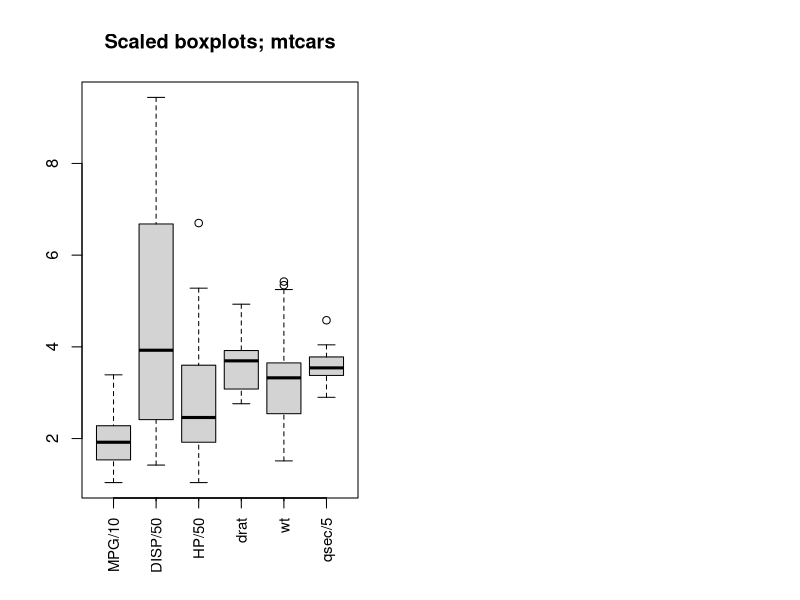
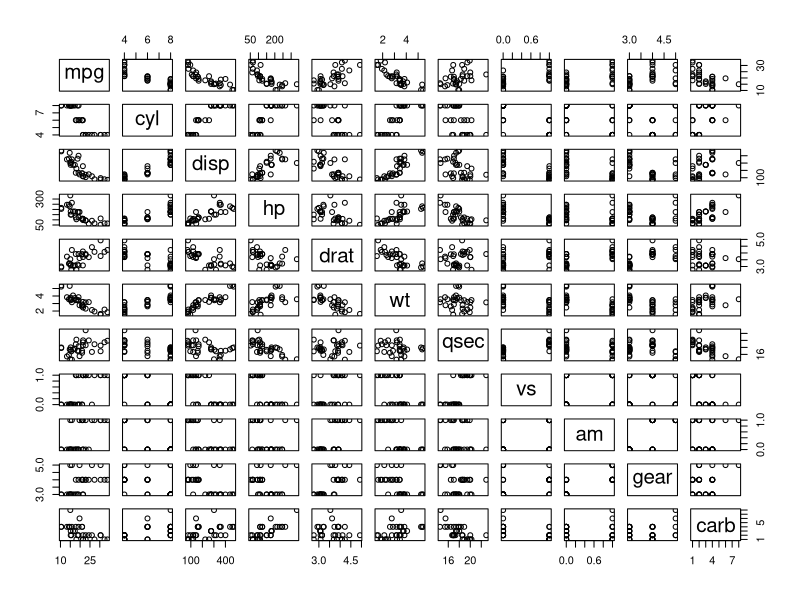
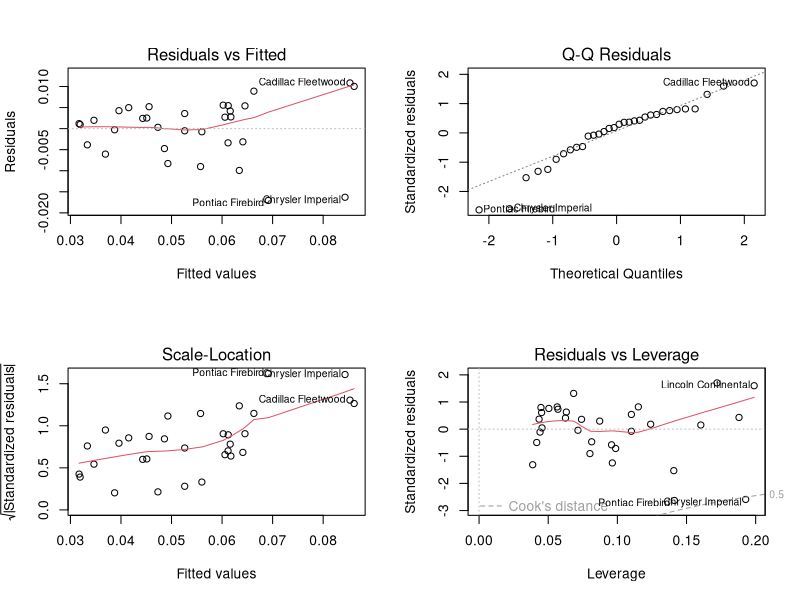

Generate these figures, in order, with R:
## ---- chunk 1
library(datasets)
data(mtcars)
## ---- chunk 2
par(mfrow = c(1, 2))
with(mtcars, boxplot(mpg/10, disp/50, hp/50, drat, wt, qsec/5, main = "Scaled boxplots; mtcars"), xlab = "Continuous variable", ylab = "Scale (adjusted to allow simultaneous display")
axisnames <- c("MPG/10", "DISP/50", "HP/50", "drat", "wt", "qsec/5")
axis(1, at = c(1, 2, 3, 4, 5, 6), labels = axisnames, las = 2, cex.axis = 0.9,tck = -0.01)
pairs(mtcars)
## ---- chunk 3
mtcarsmodel1 <- lm(mpg ~ am, data = mtcars)
summary(mtcarsmodel1)
## ---- chunk 4
attach(mtcars)
y1 <- mpg[am == 0]
y2 <- mpg[am == 1]
x1 <- t.test(y1, mu = 0)
x2 <- t.test(y2, mu = 0)
x1$conf.int
x2$conf.int
## ---- chunk 5
mtcarsbasemodel1 <- lm(1/mpg ~ wt, data = mtcars)
mtcarsaugmodel1 <- lm(1/mpg ~ wt + am, data = mtcars)
anova(mtcarsbasemodel1, mtcarsaugmodel1)
mtcarsbasemodel2 <- lm(1/mpg ~ disp, data = mtcars)
mtcarsaugmodel2 <- lm(1/mpg ~ disp + am, data = mtcars)
anova(mtcarsbasemodel2, mtcarsaugmodel2)
## ---- chunk 6
mtcarsbasemodel3 <- lm(1/mpg ~ wt, data = mtcars)
mtcarsaugmodel3 <- lm(1/mpg ~ wt + disp, data = mtcars)
anova(mtcarsbasemodel3, mtcarsaugmodel3)
## ---- chunk 7
mtcarsbasemodel4 <- lm(1/mpg ~ wt + disp, data = mtcars)
mtcarsaugmodel4 <- lm(1/mpg ~ wt + disp + drat + vs + gear + carb, data = mtcars)
anova(mtcarsbasemodel4, mtcarsaugmodel4)
## ---- chunk 8
summary(mtcarsbasemodel4)
## ---- chunk 9
par(mfrow = c(2, 2))
plot(mtcarsbasemodel4)
